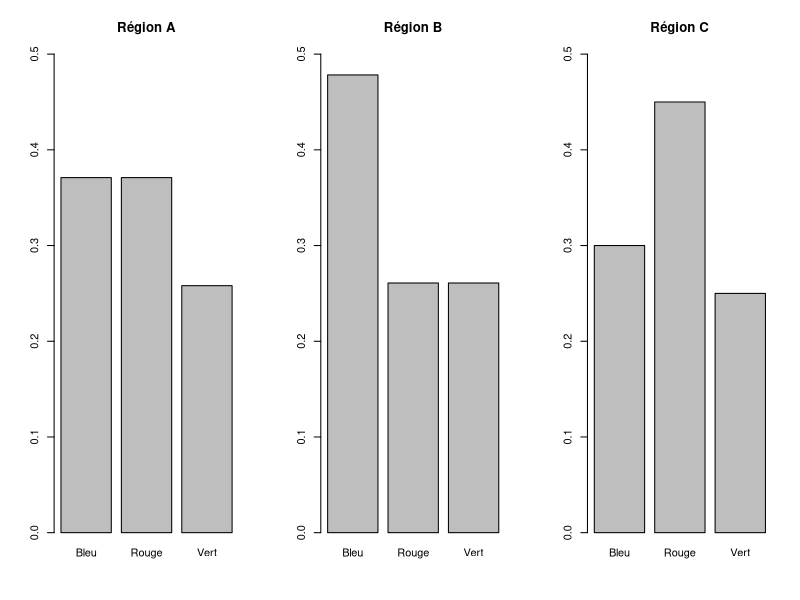

Reproduce this figure in R.
# Saisir les données dans une matrice
table <- matrix(c(115,55,60,115,30,90,80,30,50), nc=3, byrow = 3)
rownames(table) <- c("Bleu", "Rouge", "Vert")
colnames(table) <- c("A", "B", "C")

# Test du Khi-2
test_khi2 <- chisq.test(table)
print(test_khi2)

# Effectifs théoriques
test_khi2$expected

# Contributions au Khi-2 (résidus au carré)
test_khi2$residuals^2

# V de Cramér
n <- sum(table)
p <- nrow(table)
q <- ncol(table)
m <- min(p - 1, q - 1)
V <- sqrt(test_khi2$statistic / (n * m))
V

# Diagrammes en barres conditionnels
par(mfrow = c(1, 3))
barplot(table[, 1] / sum(table[, 1]), ylim = c(0, 0.5), main = "Région A")
barplot(table[, 2] / sum(table[, 2]), ylim = c(0, 0.5), main = "Région B")
barplot(table[, 3] / sum(table[, 3]), ylim = c(0, 0.5), main = "Région C")
